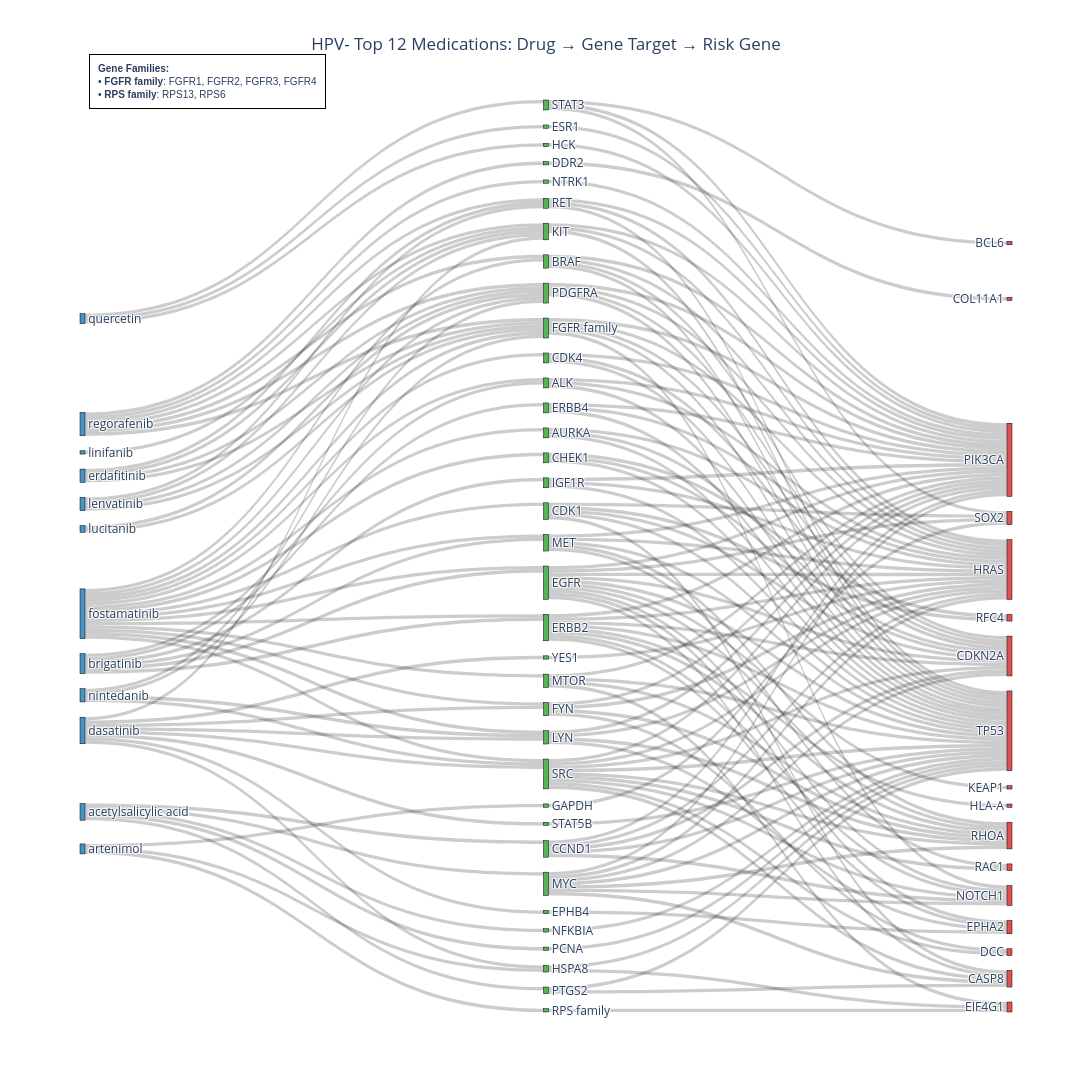
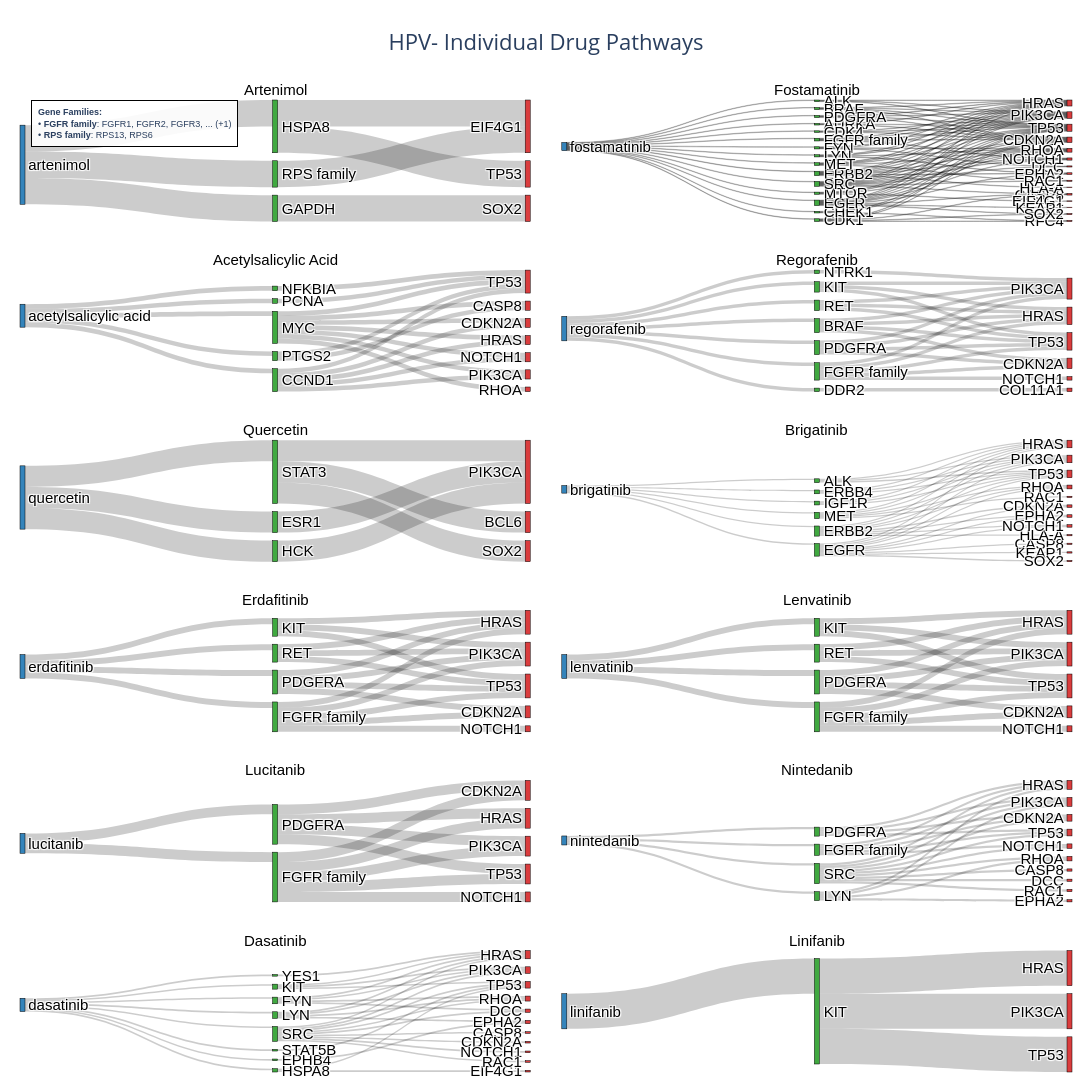

The notebook cell saved with these charts, in order:
### Markdown cell above
### HPV- Top 10 with Required Drugs

### Code cell
# HPV- cohort: Top 10 drugs, ensure artenimol and fostamatinib are included
results_hpv_neg = create_sankey_diagrams(
    cohort='HPV-',
    top_n=12,
    required_drugs=['artenimol', 'fostamatinib', 'acetylsalicylic acid', 'regorafenib', 'quercetin','brigatinib', 'erdafitinib', 'lenvatinib', 'lucitanib', 'nintedanib', 'dasatinib', 'linifanib'],
    show_combined=True,
    show_individual=True,
    article_threshold=0
)

### Figure 1 — Plotly figure (JSON) as saved in the notebook; plotly's stock layout.template omitted (floating-point values rounded to 4 significant figures; data arrays with more than 128 entries replaced by an {"elided": "..."} marker saying what was removed)
{"data": [{"link": {"color": "rgba(0, 0, 0, 0.2)", "source": {"elided": "178 int values"}, "target": {"elided": "178 int values"}, "value": {"elided": "178 int values"}}, "node": {"color": ["rgba(44, 160, 44, 0.8)", "rgba(44, 160, 44, 0.8)", "rgba(214, 39, 40, 0.8)", "rgba(44, 160, 44, 0.8)", "rgba(214, 39, 40, 0.8)", "rgba(44, 160, 44, 0.8)", "rgba(44, 160, 44, 0.8)", "rgba(44, 160, 44, 0.8)", "rgba(214, 39, 40, 0.8)", "rgba(44, 160, 44, 0.8)", "rgba(214, 39, 40, 0.8)", "rgba(214, 39, 40, 0.8)", "rgba(44, 160, 44, 0.8)", "rgba(44, 160, 44, 0.8)", "rgba(214, 39, 40, 0.8)", "rgba(214, 39, 40, 0.8)", "rgba(44, 160, 44, 0.8)", "rgba(44, 160, 44, 0.8)", "rgba(44, 160, 44, 0.8)", "rgba(44, 160, 44, 0.8)", "rgba(44, 160, 44, 0.8)", "rgba(44, 160, 44, 0.8)", "rgba(44, 160, 44, 0.8)", "rgba(44, 160, 44, 0.8)", "rgba(214, 39, 40, 0.8)", "rgba(214, 39, 40, 0.8)", "rgba(44, 160, 44, 0.8)", "rgba(44, 160, 44, 0.8)", "rgba(214, 39, 40, 0.8)", "rgba(44, 160, 44, 0.8)", "rgba(44, 160, 44, 0.8)", "rgba(44, 160, 44, 0.8)", "rgba(44, 160, 44, 0.8)", "rgba(44, 160, 44, 0.8)", "rgba(44, 160, 44, 0.8)", "rgba(214, 39, 40, 0.8)", "rgba(44, 160, 44, 0.8)", "rgba(44, 160, 44, 0.8)", "rgba(44, 160, 44, 0.8)", "rgba(214, 39, 40, 0.8)", "rgba(44, 160, 44, 0.8)", "rgba(214, 39, 40, 0.8)", "rgba(44, 160, 44, 0.8)", "rgba(214, 39, 40, 0.8)", "rgba(214, 39, 40, 0.8)", "rgba(44, 160, 44, 0.8)", "rgba(214, 39, 40, 0.8)", "rgba(44, 160, 44, 0.8)", "rgba(44, 160, 44, 0.8)", "rgba(44, 160, 44, 0.8)", "rgba(214, 39, 40, 0.8)", "rgba(44, 160, 44, 0.8)", "rgba(31, 119, 180, 0.8)", "rgba(31, 119, 180, 0.8)", "rgba(31, 119, 180, 0.8)", "rgba(31, 119, 180, 0.8)", "rgba(31, 119, 180, 0.8)", "rgba(31, 119, 180, 0.8)", "rgba(31, 119, 180, 0.8)", "rgba(31, 119, 180, 0.8)", "rgba(31, 119, 180, 0.8)", "rgba(31, 119, 180, 0.8)", "rgba(31, 119, 180, 0.8)", "rgba(31, 119, 180, 0.8)"], "label": ["ALK", "AURKA", "BCL6", "BRAF", "CASP8", "CCND1", "CDK1", "CDK4", "CDKN2A", "CHEK1", "COL11A1", "DCC", "DDR2", "EGFR", "EIF4G1", "EPHA2", "EPHB4", "ERBB2", "ERBB4", "ESR1", "FGFR family", "FYN", "GAPDH", "HCK", "HLA-A", "HRAS", "HSPA8", "IGF1R", "KEAP1", "KIT", "LYN", "MET", "MTOR", "MYC", "NFKBIA", "NOTCH1", "NTRK1", "PCNA", "PDGFRA", "PIK3CA", "PTGS2", "RAC1", "RET", "RFC4", "RHOA", "RPS family", "SOX2", "SRC", "STAT3", "STAT5B", "TP53", "YES1", "acetylsalicylic acid", "artenimol", "brigatinib", "dasatinib", "erdafitinib", "fostamatinib", "lenvatinib", "linifanib", "lucitanib", "nintedanib", "quercetin", "regorafenib"], "line": {"color": "black", "width": 0.5}, "pad": 15, "thickness": 5, "x": [0.5, 0.5, 0.999, 0.5, 0.999, 0.5, 0.5, 0.5, 0.999, 0.5, 0.999, 0.999, 0.5, 0.5, 0.999, 0.999, 0.5, 0.5, 0.5, 0.5, 0.5, 0.5, 0.5, 0.5, 0.999, 0.999, 0.5, 0.5, 0.999, 0.5, 0.5, 0.5, 0.5, 0.5, 0.5, 0.999, 0.5, 0.5, 0.5, 0.999, 0.5, 0.999, 0.5, 0.999, 0.999, 0.5, 0.999, 0.5, 0.5, 0.5, 0.999, 0.5, 0.001, 0.001, 0.001, 0.001, 0.001, 0.001, 0.001, 0.001, 0.001, 0.001, 0.001, 0.001]}, "type": "sankey"}], "layout": {"annotations": [{"align": "left", "bgcolor": "rgba(255, 255, 255, 0.9)", "bordercolor": "black", "borderpad": 8, "borderwidth": 1, "font": {"family": "Arial", "size": 10}, "showarrow": false, "text": "<b>Gene Families:</b><br>• <b>FGFR family</b>: FGFR1, FGFR2, FGFR3, FGFR4<br>• <b>RPS family</b>: RPS13, RPS6", "x": 0.01, "xanchor": "left", "xref": "paper", "y": 1.05, "yanchor": "top", "yref": "paper"}], "font": {"size": 12}, "height": 1400, "title": {"text": "HPV- Top 12 Medications: Drug → Gene Target → Risk Gene", "x": 0.5, "xanchor": "center"}, "width": 2400}}

### Figure 2 — Plotly figure (JSON) as saved in the notebook; plotly's stock layout.template omitted (floating-point values rounded to 4 significant figures)
{"data": [{"arrangement": "snap", "domain": {"x": [0, 0.485], "y": [0.875, 1]}, "link": {"color": "rgba(0, 0, 0, 0.2)", "source": [0, 0, 0, 1, 2, 3, 2], "target": [1, 2, 3, 5, 4, 4, 6], "value": [1, 1, 1, 1, 1, 1, 1]}, "node": {"color": ["rgba(31, 119, 180, 0.9)", "rgba(44, 160, 44, 0.9)", "rgba(44, 160, 44, 0.9)", "rgba(44, 160, 44, 0.9)", "rgba(214, 39, 40, 0.9)", "rgba(214, 39, 40, 0.9)", "rgba(214, 39, 40, 0.9)"], "label": ["artenimol", "GAPDH", "HSPA8", "RPS family", "EIF4G1", "SOX2", "TP53"], "line": {"color": "black", "width": 0.5}, "pad": 8, "thickness": 5}, "textfont": {"color": "black", "family": "Arial", "size": 15}, "type": "sankey", "valueformat": ".0f"}, {"arrangement": "snap", "domain": {"x": [0.515, 1], "y": [0.875, 1]}, "link": {"color": "rgba(0, 0, 0, 0.2)", "source": [0, 0, 0, 0, 0, 0, 0, 0, 0, 0, 0, 0, 0, 0, 0, 1, 1, 1, 7, 7, 7, 7, 7, 7, 7, 7, 7, 7, 8, 8, 8, 8, 8, 8, 8, 8, 12, 12, 12, 12, 12, 9, 9, 9, 9, 9, 14, 14, 14, 14, 11, 11, 11, 11, 15, 15, 15, 15, 15, 15, 15, 15, 15, 3, 3, 3, 3, 10, 10, 10, 10, 2, 2, 2, 4, 4, 4, 4, 4, 5, 5, 5, 6, 6, 6, 13, 13, 13, 13], "target": [1, 2, 3, 4, 5, 6, 7, 8, 9, 10, 11, 12, 13, 14, 15, 22, 25, 30, 16, 17, 20, 22, 23, 24, 25, 28, 29, 30, 17, 20, 21, 22, 24, 25, 28, 30, 22, 25, 26, 28, 30, 22, 24, 25, 17, 30, 17, 22, 25, 30, 20, 22, 25, 28, 16, 17, 18, 22, 24, 25, 26, 28, 30, 17, 22, 25, 30, 18, 22, 25, 28, 17, 22, 30, 16, 17, 27, 29, 30, 17, 25, 30, 17, 27, 30, 19, 25, 28, 30], "value": [1, 1, 1, 1, 1, 1, 1, 1, 1, 1, 1, 1, 1, 1, 1, 1, 1, 1, 1, 1, 1, 1, 1, 1, 1, 1, 1, 1, 1, 1, 1, 1, 1, 1, 1, 1, 1, 1, 1, 1, 1, 1, 1, 1, 1, 1, 1, 1, 1, 1, 1, 1, 1, 1, 1, 1, 1, 1, 1, 1, 1, 1, 1, 1, 1, 1, 1, 1, 1, 1, 1, 1, 1, 1, 1, 1, 1, 1, 1, 1, 1, 1, 1, 1, 1, 1, 1, 1, 1]}, "node": {"color": ["rgba(31, 119, 180, 0.9)", "rgba(44, 160, 44, 0.9)", "rgba(44, 160, 44, 0.9)", "rgba(44, 160, 44, 0.9)", "rgba(44, 160, 44, 0.9)", "rgba(44, 160, 44, 0.9)", "rgba(44, 160, 44, 0.9)", "rgba(44, 160, 44, 0.9)", "rgba(44, 160, 44, 0.9)", "rgba(44, 160, 44, 0.9)", "rgba(44, 160, 44, 0.9)", "rgba(44, 160, 44, 0.9)", "rgba(44, 160, 44, 0.9)", "rgba(44, 160, 44, 0.9)", "rgba(44, 160, 44, 0.9)", "rgba(44, 160, 44, 0.9)", "rgba(214, 39, 40, 0.9)", "rgba(214, 39, 40, 0.9)", "rgba(214, 39, 40, 0.9)", "rgba(214, 39, 40, 0.9)", "rgba(214, 39, 40, 0.9)", "rgba(214, 39, 40, 0.9)", "rgba(214, 39, 40, 0.9)", "rgba(214, 39, 40, 0.9)", "rgba(214, 39, 40, 0.9)", "rgba(214, 39, 40, 0.9)", "rgba(214, 39, 40, 0.9)", "rgba(214, 39, 40, 0.9)", "rgba(214, 39, 40, 0.9)", "rgba(214, 39, 40, 0.9)", "rgba(214, 39, 40, 0.9)"], "label": ["fostamatinib", "ALK", "AURKA", "BRAF", "CDK1", "CDK4", "CHEK1", "EGFR", "ERBB2", "FGFR family", "FYN", "LYN", "MET", "MTOR", "PDGFRA", "SRC", "CASP8", "CDKN2A", "DCC", "EIF4G1", "EPHA2", "HLA-A", "HRAS", "KEAP1", "NOTCH1", "PIK3CA", "RAC1", "RFC4", "RHOA", "SOX2", "TP53"], "line": {"color": "black", "width": 0.5}, "pad": 8, "thickness": 5}, "textfont": {"color": "black", "family": "Arial", "size": 15}, "type": "sankey", "valueformat": ".0f"}, {"arrangement": "snap", "domain": {"x": [0, 0.485], "y": [0.7, 0.825]}, "link": {"color": "rgba(0, 0, 0, 0.2)", "source": [0, 0, 0, 0, 0, 1, 1, 1, 1, 1, 2, 2, 2, 2, 2, 2, 2, 3, 4, 5, 5], "target": [1, 2, 3, 4, 5, 7, 8, 9, 10, 12, 6, 7, 8, 9, 10, 11, 12, 12, 12, 6, 12], "value": [1, 1, 1, 1, 1, 1, 1, 1, 1, 1, 1, 1, 1, 1, 1, 1, 1, 1, 1, 1, 1]}, "node": {"color": ["rgba(31, 119, 180, 0.9)", "rgba(44, 160, 44, 0.9)", "rgba(44, 160, 44, 0.9)", "rgba(44, 160, 44, 0.9)", "rgba(44, 160, 44, 0.9)", "rgba(44, 160, 44, 0.9)", "rgba(214, 39, 40, 0.9)", "rgba(214, 39, 40, 0.9)", "rgba(214, 39, 40, 0.9)", "rgba(214, 39, 40, 0.9)", "rgba(214, 39, 40, 0.9)", "rgba(214, 39, 40, 0.9)", "rgba(214, 39, 40, 0.9)"], "label": ["acetylsalicylic acid", "CCND1", "MYC", "NFKBIA", "PCNA", "PTGS2", "CASP8", "CDKN2A", "HRAS", "NOTCH1", "PIK3CA", "RHOA", "TP53"], "line": {"color": "black", "width": 0.5}, "pad": 8, "thickness": 5}, "textfont": {"color": "black", "family": "Arial", "size": 15}, "type": "sankey", "valueformat": ".0f"}, {"arrangement": "snap", "domain": {"x": [0.515, 1], "y": [0.7, 0.825]}, "link": {"color": "rgba(0, 0, 0, 0.2)", "source": [0, 0, 0, 0, 0, 0, 0, 3, 3, 3, 3, 3, 4, 4, 4, 6, 6, 6, 6, 7, 7, 7, 1, 1, 1, 1, 2, 5], "target": [1, 2, 3, 4, 5, 6, 7, 10, 11, 12, 8, 13, 10, 12, 13, 8, 10, 12, 13, 10, 12, 13, 8, 10, 12, 13, 9, 12], "value": [1, 1, 1, 1, 1, 1, 1, 1, 1, 1, 1, 1, 1, 1, 1, 1, 1, 1, 1, 1, 1, 1, 1, 1, 1, 1, 1, 1]}, "node": {"color": ["rgba(31, 119, 180, 0.9)", "rgba(44, 160, 44, 0.9)", "rgba(44, 160, 44, 0.9)", "rgba(44, 160, 44, 0.9)", "rgba(44, 160, 44, 0.9)", "rgba(44, 160, 44, 0.9)", "rgba(44, 160, 44, 0.9)", "rgba(44, 160, 44, 0.9)", "rgba(214, 39, 40, 0.9)", "rgba(214, 39, 40, 0.9)", "rgba(214, 39, 40, 0.9)", "rgba(214, 39, 40, 0.9)", "rgba(214, 39, 40, 0.9)", "rgba(214, 39, 40, 0.9)"], "label": ["regorafenib", "BRAF", "DDR2", "FGFR family", "KIT", "NTRK1", "PDGFRA", "RET", "CDKN2A", "COL11A1", "HRAS", "NOTCH1", "PIK3CA", "TP53"], "line": {"color": "black", "width": 0.5}, "pad": 8, "thickness": 5}, "textfont": {"color": "black", "family": "Arial", "size": 15}, "type": "sankey", "valueformat": ".0f"}, {"arrangement": "snap", "domain": {"x": [0, 0.485], "y": [0.525, 0.65]}, "link": {"color": "rgba(0, 0, 0, 0.2)", "source": [0, 0, 0, 1, 2, 3, 3, 3], "target": [1, 2, 3, 5, 5, 4, 5, 6], "value": [1, 1, 1, 1, 1, 1, 1, 1]}, "node": {"color": ["rgba(31, 119, 180, 0.9)", "rgba(44, 160, 44, 0.9)", "rgba(44, 160, 44, 0.9)", "rgba(44, 160, 44, 0.9)", "rgba(214, 39, 40, 0.9)", "rgba(214, 39, 40, 0.9)", "rgba(214, 39, 40, 0.9)"], "label": ["quercetin", "ESR1", "HCK", "STAT3", "BCL6", "PIK3CA", "SOX2"], "line": {"color": "black", "width": 0.5}, "pad": 8, "thickness": 5}, "textfont": {"color": "black", "family": "Arial", "size": 15}, "type": "sankey", "valueformat": ".0f"}, {"arrangement": "snap", "domain": {"x": [0.515, 1], "y": [0.525, 0.65]}, "link": {"color": "rgba(0, 0, 0, 0.2)", "source": [0, 0, 0, 0, 0, 0, 1, 1, 1, 2, 2, 2, 2, 2, 2, 2, 2, 2, 2, 3, 3, 3, 3, 3, 3, 3, 3, 4, 4, 4, 5, 5, 5, 6, 6, 6, 6, 6], "target": [1, 2, 3, 4, 5, 6, 11, 14, 18, 7, 8, 9, 11, 12, 13, 14, 16, 17, 18, 8, 9, 10, 11, 13, 14, 16, 18, 11, 14, 18, 11, 14, 18, 11, 14, 15, 16, 18], "value": [1, 1, 1, 1, 1, 1, 1, 1, 1, 1, 1, 1, 1, 1, 1, 1, 1, 1, 1, 1, 1, 1, 1, 1, 1, 1, 1, 1, 1, 1, 1, 1, 1, 1, 1, 1, 1, 1]}, "node": {"color": ["rgba(31, 119, 180, 0.9)", "rgba(44, 160, 44, 0.9)", "rgba(44, 160, 44, 0.9)", "rgba(44, 160, 44, 0.9)", "rgba(44, 160, 44, 0.9)", "rgba(44, 160, 44, 0.9)", "rgba(44, 160, 44, 0.9)", "rgba(214, 39, 40, 0.9)", "rgba(214, 39, 40, 0.9)", "rgba(214, 39, 40, 0.9)", "rgba(214, 39, 40, 0.9)", "rgba(214, 39, 40, 0.9)", "rgba(214, 39, 40, 0.9)", "rgba(214, 39, 40, 0.9)", "rgba(214, 39, 40, 0.9)", "rgba(214, 39, 40, 0.9)", "rgba(214, 39, 40, 0.9)", "rgba(214, 39, 40, 0.9)", "rgba(214, 39, 40, 0.9)"], "label": ["brigatinib", "ALK", "EGFR", "ERBB2", "ERBB4", "IGF1R", "MET", "CASP8", "CDKN2A", "EPHA2", "HLA-A", "HRAS", "KEAP1", "NOTCH1", "PIK3CA", "RAC1", "RHOA", "SOX2", "TP53"], "line": {"color": "black", "width": 0.5}, "pad": 8, "thickness": 5}, "textfont": {"color": "black", "family": "Arial", "size": 15}, "type": "sankey", "valueformat": ".0f"}, {"arrangement": "snap", "domain": {"x": [0, 0.485], "y": [0.35, 0.475]}, "link": {"color": "rgba(0, 0, 0, 0.2)", "source": [0, 0, 0, 0, 1, 1, 1, 1, 1, 2, 2, 2, 3, 3, 3, 3, 4, 4, 4], "target": [1, 2, 3, 4, 6, 7, 8, 5, 9, 6, 8, 9, 5, 6, 8, 9, 6, 8, 9], "value": [1, 1, 1, 1, 1, 1, 1, 1, 1, 1, 1, 1, 1, 1, 1, 1, 1, 1, 1]}, "node": {"color": ["rgba(31, 119, 180, 0.9)", "rgba(44, 160, 44, 0.9)", "rgba(44, 160, 44, 0.9)", "rgba(44, 160, 44, 0.9)", "rgba(44, 160, 44, 0.9)", "rgba(214, 39, 40, 0.9)", "rgba(214, 39, 40, 0.9)", "rgba(214, 39, 40, 0.9)", "rgba(214, 39, 40, 0.9)", "rgba(214, 39, 40, 0.9)"], "label": ["erdafitinib", "FGFR family", "KIT", "PDGFRA", "RET", "CDKN2A", "HRAS", "NOTCH1", "PIK3CA", "TP53"], "line": {"color": "black", "width": 0.5}, "pad": 8, "thickness": 5}, "textfont": {"color": "black", "family": "Arial", "size": 15}, "type": "sankey", "valueformat": ".0f"}, {"arrangement": "snap", "domain": {"x": [0.515, 1], "y": [0.35, 0.475]}, "link": {"color": "rgba(0, 0, 0, 0.2)", "source": [0, 0, 0, 0, 1, 1, 1, 1, 1, 2, 2, 2, 3, 3, 3, 3, 4, 4, 4], "target": [1, 2, 3, 4, 6, 7, 8, 5, 9, 6, 8, 9, 5, 6, 8, 9, 6, 8, 9], "value": [1, 1, 1, 1, 1, 1, 1, 1, 1, 1, 1, 1, 1, 1, 1, 1, 1, 1, 1]}, "node": {"color": ["rgba(31, 119, 180, 0.9)", "rgba(44, 160, 44, 0.9)", "rgba(44, 160, 44, 0.9)", "rgba(44, 160, 44, 0.9)", "rgba(44, 160, 44, 0.9)", "rgba(214, 39, 40, 0.9)", "rgba(214, 39, 40, 0.9)", "rgba(214, 39, 40, 0.9)", "rgba(214, 39, 40, 0.9)", "rgba(214, 39, 40, 0.9)"], "label": ["lenvatinib", "FGFR family", "KIT", "PDGFRA", "RET", "CDKN2A", "HRAS", "NOTCH1", "PIK3CA", "TP53"], "line": {"color": "black", "width": 0.5}, "pad": 8, "thickness": 5}, "textfont": {"color": "black", "family": "Arial", "size": 15}, "type": "sankey", "valueformat": ".0f"}, {"arrangement": "snap", "domain": {"x": [0, 0.485], "y": [0.175, 0.3]}, "link": {"color": "rgba(0, 0, 0, 0.2)", "source": [0, 0, 1, 1, 1, 1, 1, 2, 2, 2, 2], "target": [1, 2, 4, 5, 6, 3, 7, 3, 4, 6, 7], "value": [1, 1, 1, 1, 1, 1, 1, 1, 1, 1, 1]}, "node": {"color": ["rgba(31, 119, 180, 0.9)", "rgba(44, 160, 44, 0.9)", "rgba(44, 160, 44, 0.9)", "rgba(214, 39, 40, 0.9)", "rgba(214, 39, 40, 0.9)", "rgba(214, 39, 40, 0.9)", "rgba(214, 39, 40, 0.9)", "rgba(214, 39, 40, 0.9)"], "label": ["lucitanib", "FGFR family", "PDGFRA", "CDKN2A", "HRAS", "NOTCH1", "PIK3CA", "TP53"], "line": {"color": "black", "width": 0.5}, "pad": 8, "thickness": 5}, "textfont": {"color": "black", "family": "Arial", "size": 15}, "type": "sankey", "valueformat": ".0f"}, {"arrangement": "snap", "domain": {"x": [0.515, 1], "y": [0.175, 0.3]}, "link": {"color": "rgba(0, 0, 0, 0.2)", "source": [0, 0, 0, 0, 1, 1, 1, 1, 1, 3, 3, 3, 3, 2, 2, 2, 2, 4, 4, 4, 4, 4, 4, 4, 4, 4], "target": [1, 2, 3, 4, 9, 10, 11, 6, 14, 6, 9, 11, 14, 8, 9, 11, 13, 5, 6, 7, 9, 10, 11, 12, 13, 14], "value": [1, 1, 1, 1, 1, 1, 1, 1, 1, 1, 1, 1, 1, 1, 1, 1, 1, 1, 1, 1, 1, 1, 1, 1, 1, 1]}, "node": {"color": ["rgba(31, 119, 180, 0.9)", "rgba(44, 160, 44, 0.9)", "rgba(44, 160, 44, 0.9)", "rgba(44, 160, 44, 0.9)", "rgba(44, 160, 44, 0.9)", "rgba(214, 39, 40, 0.9)", "rgba(214, 39, 40, 0.9)", "rgba(214, 39, 40, 0.9)", "rgba(214, 39, 40, 0.9)", "rgba(214, 39, 40, 0.9)", "rgba(214, 39, 40, 0.9)", "rgba(214, 39, 40, 0.9)", "rgba(214, 39, 40, 0.9)", "rgba(214, 39, 40, 0.9)", "rgba(214, 39, 40, 0.9)"], "label": ["nintedanib", "FGFR family", "LYN", "PDGFRA", "SRC", "CASP8", "CDKN2A", "DCC", "EPHA2", "HRAS", "NOTCH1", "PIK3CA", "RAC1", "RHOA", "TP53"], "line": {"color": "black", "width": 0.5}, "pad": 8, "thickness": 5}, "textfont": {"color": "black", "family": "Arial", "size": 15}, "type": "sankey", "valueformat": ".0f"}, {"arrangement": "snap", "domain": {"x": [0, 0.485], "y": [0, 0.125]}, "link": {"color": "rgba(0, 0, 0, 0.2)", "source": [0, 0, 0, 0, 0, 0, 0, 0, 3, 4, 4, 4, 5, 5, 5, 5, 6, 6, 6, 6, 6, 6, 6, 6, 6, 1, 2, 2, 2, 2, 3, 7, 8], "target": [1, 2, 3, 4, 5, 6, 7, 8, 12, 14, 16, 19, 13, 14, 16, 18, 9, 10, 11, 14, 15, 16, 17, 18, 19, 13, 11, 14, 16, 18, 19, 19, 14], "value": [1, 1, 1, 1, 1, 1, 1, 1, 1, 1, 1, 1, 1, 1, 1, 1, 1, 1, 1, 1, 1, 1, 1, 1, 1, 1, 1, 1, 1, 1, 1, 1, 1]}, "node": {"color": ["rgba(31, 119, 180, 0.9)", "rgba(44, 160, 44, 0.9)", "rgba(44, 160, 44, 0.9)", "rgba(44, 160, 44, 0.9)", "rgba(44, 160, 44, 0.9)", "rgba(44, 160, 44, 0.9)", "rgba(44, 160, 44, 0.9)", "rgba(44, 160, 44, 0.9)", "rgba(44, 160, 44, 0.9)", "rgba(214, 39, 40, 0.9)", "rgba(214, 39, 40, 0.9)", "rgba(214, 39, 40, 0.9)", "rgba(214, 39, 40, 0.9)", "rgba(214, 39, 40, 0.9)", "rgba(214, 39, 40, 0.9)", "rgba(214, 39, 40, 0.9)", "rgba(214, 39, 40, 0.9)", "rgba(214, 39, 40, 0.9)", "rgba(214, 39, 40, 0.9)", "rgba(214, 39, 40, 0.9)"], "label": ["dasatinib", "EPHB4", "FYN", "HSPA8", "KIT", "LYN", "SRC", "STAT5B", "YES1", "CASP8", "CDKN2A", "DCC", "EIF4G1", "EPHA2", "HRAS", "NOTCH1", "PIK3CA", "RAC1", "RHOA", "TP53"], "line": {"color": "black", "width": 0.5}, "pad": 8, "thickness": 5}, "textfont": {"color": "black", "family": "Arial", "size": 15}, "type": "sankey", "valueformat": ".0f"}, {"arrangement": "snap", "domain": {"x": [0.515, 1], "y": [0, 0.125]}, "link": {"color": "rgba(0, 0, 0, 0.2)", "source": [0, 1, 1, 1], "target": [1, 2, 3, 4], "value": [1, 1, 1, 1]}, "node": {"color": ["rgba(31, 119, 180, 0.9)", "rgba(44, 160, 44, 0.9)", "rgba(214, 39, 40, 0.9)", "rgba(214, 39, 40, 0.9)", "rgba(214, 39, 40, 0.9)"], "label": ["linifanib", "KIT", "HRAS", "PIK3CA", "TP53"], "line": {"color": "black", "width": 0.5}, "pad": 8, "thickness": 5}, "textfont": {"color": "black", "family": "Arial", "size": 15}, "type": "sankey", "valueformat": ".0f"}], "layout": {"annotations": [{"font": {"color": "black", "family": "Arial", "size": 15}, "showarrow": false, "text": "Artenimol", "x": 0.2425, "xanchor": "center", "xref": "paper", "y": 1, "yanchor": "bottom", "yref": "paper"}, {"font": {"color": "black", "family": "Arial", "size": 15}, "showarrow": false, "text": "Fostamatinib", "x": 0.7575, "xanchor": "center", "xref": "paper", "y": 1, "yanchor": "bottom", "yref": "paper"}, {"font": {"color": "black", "family": "Arial", "size": 15}, "showarrow": false, "text": "Acetylsalicylic Acid", "x": 0.2425, "xanchor": "center", "xref": "paper", "y": 0.825, "yanchor": "bottom", "yref": "paper"}, {"font": {"color": "black", "family": "Arial", "size": 15}, "showarrow": false, "text": "Regorafenib", "x": 0.7575, "xanchor": "center", "xref": "paper", "y": 0.825, "yanchor": "bottom", "yref": "paper"}, {"font": {"color": "black", "family": "Arial", "size": 15}, "showarrow": false, "text": "Quercetin", "x": 0.2425, "xanchor": "center", "xref": "paper", "y": 0.65, "yanchor": "bottom", "yref": "paper"}, {"font": {"color": "black", "family": "Arial", "size": 15}, "showarrow": false, "text": "Brigatinib", "x": 0.7575, "xanchor": "center", "xref": "paper", "y": 0.65, "yanchor": "bottom", "yref": "paper"}, {"font": {"color": "black", "family": "Arial", "size": 15}, "showarrow": false, "text": "Erdafitinib", "x": 0.2425, "xanchor": "center", "xref": "paper", "y": 0.475, "yanchor": "bottom", "yref": "paper"}, {"font": {"color": "black", "family": "Arial", "size": 15}, "showarrow": false, "text": "Lenvatinib", "x": 0.7575, "xanchor": "center", "xref": "paper", "y": 0.475, "yanchor": "bottom", "yref": "paper"}, {"font": {"color": "black", "family": "Arial", "size": 15}, "showarrow": false, "text": "Lucitanib", "x": 0.2425, "xanchor": "center", "xref": "paper", "y": 0.3, "yanchor": "bottom", "yref": "paper"}, {"font": {"color": "black", "family": "Arial", "size": 15}, "showarrow": false, "text": "Nintedanib", "x": 0.7575, "xanchor": "center", "xref": "paper", "y": 0.3, "yanchor": "bottom", "yref": "paper"}, {"font": {"color": "black", "family": "Arial", "size": 15}, "showarrow": false, "text": "Dasatinib", "x": 0.2425, "xanchor": "center", "xref": "paper", "y": 0.125, "yanchor": "bottom", "yref": "paper"}, {"font": {"color": "black", "family": "Arial", "size": 15}, "showarrow": false, "text": "Linifanib", "x": 0.7575, "xanchor": "center", "xref": "paper", "y": 0.125, "yanchor": "bottom", "yref": "paper"}, {"align": "left", "bgcolor": "rgba(255, 255, 255, 0.9)", "bordercolor": "black", "borderpad": 6, "borderwidth": 1, "font": {"family": "Arial", "size": 9}, "showarrow": false, "text": "<b>Gene Families:</b><br>• <b>FGFR family</b>: FGFR1, FGFR2, FGFR3, ... (+1)<br>• <b>RPS family</b>: RPS13, RPS6", "x": 0.01, "xanchor": "left", "xref": "paper", "y": 1, "yanchor": "top", "yref": "paper"}], "font": {"size": 14}, "height": 2200, "margin": {"b": 20, "l": 20, "r": 20, "t": 100}, "showlegend": false, "title": {"font": {"size": 22}, "text": "HPV- Individual Drug Pathways<br>", "x": 0.5, "xanchor": "center"}, "width": 2000}}
